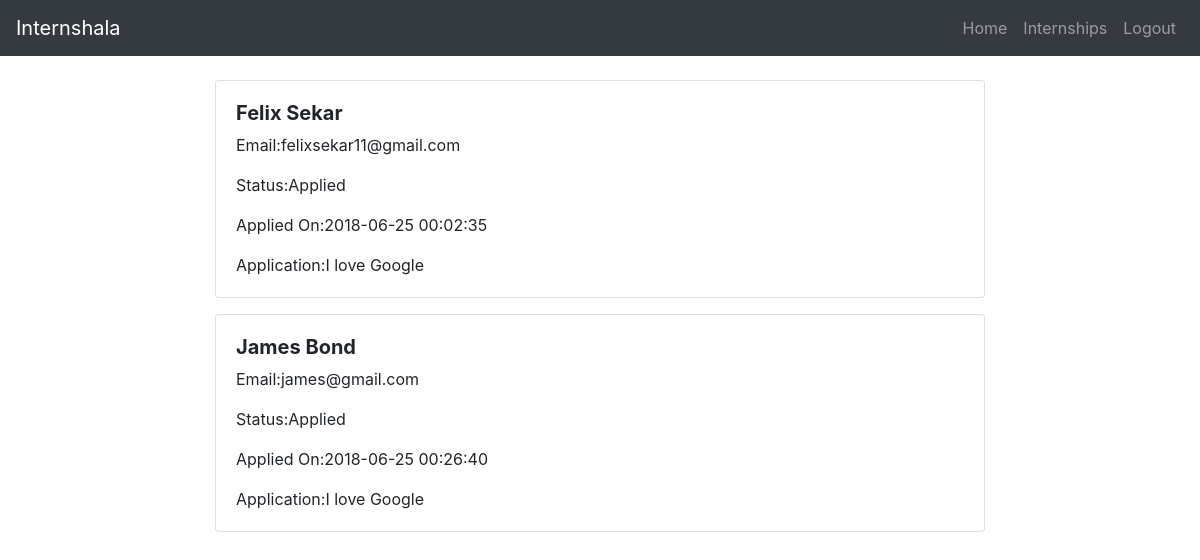
The app's page /applicants.php?int_id=2 (signed in) with its own data.
### tables this page shows
CREATE TABLE `applied` (
  `id` int(11) NOT NULL,
  `std_id` int(11) NOT NULL,
  `int_id` int(11) NOT NULL,
  `app` varchar(200) NOT NULL,
  `status` varchar(10) NOT NULL DEFAULT 'Applied',
  `timestamp` timestamp NOT NULL DEFAULT CURRENT_TIMESTAMP ON UPDATE CURRENT_TIMESTAMP
);

CREATE TABLE `std_account` (
  `id` int(11) NOT NULL,
  `name` varchar(20) NOT NULL,
  `email` varchar(50) NOT NULL,
  `pwd` varchar(100) NOT NULL
);

### applicants.php (the view, shortened to what this page needs)
<?php
	if(isset($_SESSION['emp_id'])){
?>
		<html>
			<head>
				<link rel="stylesheet" href="bootstrap/css/bootstrap.min.css" />
			</head>
			<body>
				<nav class="navbar navbar-expand-lg navbar-dark bg-dark">
				  <a class="navbar-brand" href="#">Internshala</a>
				  <div class="collapse navbar-collapse" id="navbarNav">
				    <ul class="navbar-nav ml-auto">
				      <li class="nav-item">
				      	<a class="nav-link" href="emp_dash.php"="#hireModal">Home</a>
				      </li>
				      <li class="nav-item">
				      	<a class="nav-link" href="search.php">Internships</a>
				      </li>
				      <li class="nav-item">
				      	<a class="nav-link" href="logout.php">Logout</a>
				      </li>
				    </ul>
				  </div>
				</nav>
		<?php
			$int_id=$_GET['int_id'];
			require('db_conn.php');
			$query="select * from applied a,std_account s where a.int_id=$int_id and a.std_id = s.id order by timestamp;";
			$result=mysqli_query($conn,$query);
		?>
		<br>
		<div class="container-fluid">
	    <div class="row">
      	<div class="col-md-2">
      	</div>
				<div class="col-md-8" id="internship">
					<?php
						if(mysqli_num_rows($result)>0)
						{
							while($row=mysqli_fetch_array($result))
							{
								$name=$row['name'];
								$email=$row['email'];
								$app=$row['app'];
								$status=$row['status'];
								$timestamp=$row['timestamp'];
					?>
								<div class="card mb-3">
								  <div class="card-body">
								    <h5 class="card-text font-weight-bold"><?php echo $name ?></h5>
								    <p class="card-text">Email:<?php echo $email ?></p>
								    <p class="card-text">Status:<?php echo $status ?></p>
								    <p class="card-text">Applied On:<?php echo $timestamp ?></p>
								    <p class="card-text">Application:<?php echo $app ?></p>
								  </div>
								</div>
					<?php
							}
						}
					?>
				</div>
	  	</div>
	  </div>
		</body>
	</html>
<?php
	}
	else{
		echo "<script type='text/javascript'>alert('You need to Log In to access this Page');</script>";
		header('Location:index.php');
	}
?>

### records on screen
applied: std.name "Felix Sekar", std.email "felixsekar11@gmail.com", status "Applied", timestamp "2018-06-25 00:02:35", app "I love Google"
applied: std.name "James Bond", std.email "james@gmail.com", status "Applied", timestamp "2018-06-25 00:26:40", app "I love Google"
